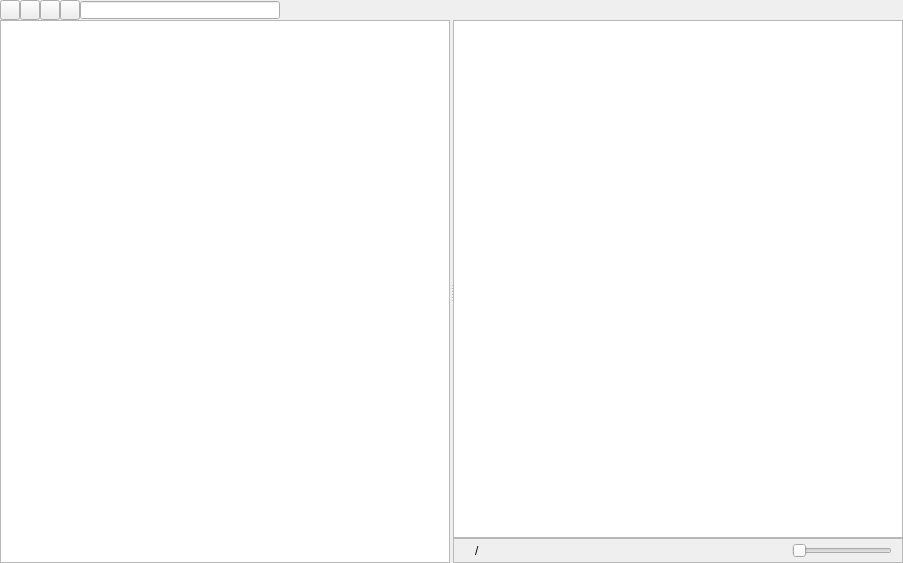
<?xml version="1.0" encoding="UTF-8"?>
<ui version="4.0">
 <class>AssetExplorerEditor</class>
 <widget class="QWidget" name="AssetExplorerEditor">
  <property name="geometry">
   <rect>
    <x>0</x>
    <y>0</y>
    <width>903</width>
    <height>563</height>
   </rect>
  </property>
  <property name="windowTitle">
   <string>Asset</string>
  </property>
  <layout class="QVBoxLayout" name="verticalLayout_2">
   <property name="spacing">
    <number>0</number>
   </property>
   <property name="leftMargin">
    <number>0</number>
   </property>
   <property name="topMargin">
    <number>0</number>
   </property>
   <property name="rightMargin">
    <number>0</number>
   </property>
   <property name="bottomMargin">
    <number>0</number>
   </property>
   <item>
    <widget class="QWidget" name="title_bar" native="true">
     <property name="sizePolicy">
      <sizepolicy hsizetype="Preferred" vsizetype="Fixed">
       <horstretch>0</horstretch>
       <verstretch>0</verstretch>
      </sizepolicy>
     </property>
     <property name="minimumSize">
      <size>
       <width>0</width>
       <height>20</height>
      </size>
     </property>
     <property name="maximumSize">
      <size>
       <width>16777215</width>
       <height>20</height>
      </size>
     </property>
     <layout class="QHBoxLayout" name="horizontalLayout_2">
      <property name="spacing">
       <number>0</number>
      </property>
      <property name="leftMargin">
       <number>0</number>
      </property>
      <property name="topMargin">
       <number>0</number>
      </property>
      <property name="rightMargin">
       <number>0</number>
      </property>
      <property name="bottomMargin">
       <number>0</number>
      </property>
      <item>
       <widget class="QToolButton" name="add">
        <property name="minimumSize">
         <size>
          <width>20</width>
          <height>20</height>
         </size>
        </property>
        <property name="maximumSize">
         <size>
          <width>20</width>
          <height>20</height>
         </size>
        </property>
        <property name="text">
         <string/>
        </property>
       </widget>
      </item>
      <item>
       <widget class="QToolButton" name="type">
        <property name="sizePolicy">
         <sizepolicy hsizetype="Fixed" vsizetype="Fixed">
          <horstretch>0</horstretch>
          <verstretch>0</verstretch>
         </sizepolicy>
        </property>
        <property name="minimumSize">
         <size>
          <width>20</width>
          <height>20</height>
         </size>
        </property>
        <property name="maximumSize">
         <size>
          <width>20</width>
          <height>20</height>
         </size>
        </property>
        <property name="text">
         <string/>
        </property>
       </widget>
      </item>
      <item>
       <widget class="QToolButton" name="label">
        <property name="minimumSize">
         <size>
          <width>20</width>
          <height>20</height>
         </size>
        </property>
        <property name="maximumSize">
         <size>
          <width>20</width>
          <height>20</height>
         </size>
        </property>
        <property name="text">
         <string/>
        </property>
       </widget>
      </item>
      <item>
       <widget class="QToolButton" name="invisible">
        <property name="minimumSize">
         <size>
          <width>20</width>
          <height>20</height>
         </size>
        </property>
        <property name="maximumSize">
         <size>
          <width>20</width>
          <height>20</height>
         </size>
        </property>
        <property name="text">
         <string/>
        </property>
        <property name="checkable">
         <bool>true</bool>
        </property>
       </widget>
      </item>
      <item>
       <widget class="QLineEdit" name="search">
        <property name="sizePolicy">
         <sizepolicy hsizetype="Fixed" vsizetype="Fixed">
          <horstretch>0</horstretch>
          <verstretch>0</verstretch>
         </sizepolicy>
        </property>
        <property name="minimumSize">
         <size>
          <width>200</width>
          <height>18</height>
         </size>
        </property>
        <property name="maximumSize">
         <size>
          <width>200</width>
          <height>18</height>
         </size>
        </property>
        <property name="clearButtonEnabled">
         <bool>true</bool>
        </property>
       </widget>
      </item>
      <item>
       <spacer name="horizontalSpacer">
        <property name="orientation">
         <enum>Qt::Horizontal</enum>
        </property>
        <property name="sizeHint" stdset="0">
         <size>
          <width>40</width>
          <height>20</height>
         </size>
        </property>
       </spacer>
      </item>
     </layout>
    </widget>
   </item>
   <item>
    <widget class="QSplitter" name="splitter">
     <property name="orientation">
      <enum>Qt::Horizontal</enum>
     </property>
     <property name="handleWidth">
      <number>3</number>
     </property>
     <widget class="QWidget" name="horizontalLayoutWidget">
      <layout class="QHBoxLayout" name="horizontalLayout_3">
       <item>
        <widget class="QTreeView" name="tree">
         <property name="contextMenuPolicy">
          <enum>Qt::CustomContextMenu</enum>
         </property>
         <property name="editTriggers">
          <set>QAbstractItemView::NoEditTriggers</set>
         </property>
         <attribute name="headerVisible">
          <bool>false</bool>
         </attribute>
        </widget>
       </item>
      </layout>
     </widget>
     <widget class="QWidget" name="layoutWidget">
      <layout class="QVBoxLayout" name="verticalLayout">
       <property name="spacing">
        <number>0</number>
       </property>
       <item>
        <widget class="QListWidget" name="list">
         <property name="contextMenuPolicy">
          <enum>Qt::CustomContextMenu</enum>
         </property>
         <property name="editTriggers">
          <set>QAbstractItemView::SelectedClicked</set>
         </property>
         <property name="iconSize">
          <size>
           <width>20</width>
           <height>20</height>
          </size>
         </property>
         <property name="movement">
          <enum>QListView::Static</enum>
         </property>
         <property name="viewMode">
          <enum>QListView::ListMode</enum>
         </property>
        </widget>
       </item>
       <item>
        <widget class="QFrame" name="frame_2">
         <property name="sizePolicy">
          <sizepolicy hsizetype="Preferred" vsizetype="Fixed">
           <horstretch>0</horstretch>
           <verstretch>0</verstretch>
          </sizepolicy>
         </property>
         <property name="minimumSize">
          <size>
           <width>0</width>
           <height>25</height>
          </size>
         </property>
         <property name="maximumSize">
          <size>
           <width>16777215</width>
           <height>25</height>
          </size>
         </property>
         <property name="frameShape">
          <enum>QFrame::StyledPanel</enum>
         </property>
         <property name="frameShadow">
          <enum>QFrame::Raised</enum>
         </property>
         <layout class="QHBoxLayout" name="horizontalLayout">
          <property name="spacing">
           <number>0</number>
          </property>
          <property name="leftMargin">
           <number>0</number>
          </property>
          <property name="topMargin">
           <number>0</number>
          </property>
          <property name="rightMargin">
           <number>0</number>
          </property>
          <property name="bottomMargin">
           <number>0</number>
          </property>
          <item>
           <widget class="QLabel" name="icon">
            <property name="sizePolicy">
             <sizepolicy hsizetype="Fixed" vsizetype="Fixed">
              <horstretch>0</horstretch>
              <verstretch>0</verstretch>
             </sizepolicy>
            </property>
            <property name="minimumSize">
             <size>
              <width>16</width>
              <height>16</height>
             </size>
            </property>
            <property name="maximumSize">
             <size>
              <width>16</width>
              <height>16</height>
             </size>
            </property>
            <property name="text">
             <string/>
            </property>
            <property name="scaledContents">
             <bool>true</bool>
            </property>
           </widget>
          </item>
          <item>
           <spacer name="horizontalSpacer_3">
            <property name="orientation">
             <enum>Qt::Horizontal</enum>
            </property>
            <property name="sizeType">
             <enum>QSizePolicy::Fixed</enum>
            </property>
            <property name="sizeHint" stdset="0">
             <size>
              <width>5</width>
              <height>20</height>
             </size>
            </property>
           </spacer>
          </item>
          <item>
           <widget class="QLabel" name="path">
            <property name="text">
             <string>/</string>
            </property>
           </widget>
          </item>
          <item>
           <widget class="QSlider" name="scale">
            <property name="sizePolicy">
             <sizepolicy hsizetype="Fixed" vsizetype="Fixed">
              <horstretch>0</horstretch>
              <verstretch>0</verstretch>
             </sizepolicy>
            </property>
            <property name="minimumSize">
             <size>
              <width>100</width>
              <height>0</height>
             </size>
            </property>
            <property name="maximumSize">
             <size>
              <width>100</width>
              <height>16777215</height>
             </size>
            </property>
            <property name="maximum">
             <number>100</number>
            </property>
            <property name="pageStep">
             <number>1</number>
            </property>
            <property name="orientation">
             <enum>Qt::Horizontal</enum>
            </property>
           </widget>
          </item>
          <item>
           <spacer name="horizontalSpacer_2">
            <property name="orientation">
             <enum>Qt::Horizontal</enum>
            </property>
            <property name="sizeType">
             <enum>QSizePolicy::Fixed</enum>
            </property>
            <property name="sizeHint" stdset="0">
             <size>
              <width>10</width>
              <height>20</height>
             </size>
            </property>
           </spacer>
          </item>
         </layout>
        </widget>
       </item>
      </layout>
     </widget>
    </widget>
   </item>
  </layout>
 </widget>
 <resources/>
 <connections/>
</ui>
